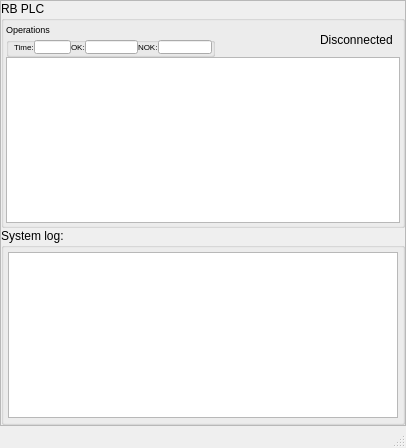
<?xml version="1.0" encoding="UTF-8"?>
<ui version="4.0">
 <class>MainWindow</class>
 <widget class="QMainWindow" name="MainWindow">
  <property name="geometry">
   <rect>
    <x>0</x>
    <y>0</y>
    <width>406</width>
    <height>448</height>
   </rect>
  </property>
  <property name="sizePolicy">
   <sizepolicy hsizetype="Preferred" vsizetype="Preferred">
    <horstretch>0</horstretch>
    <verstretch>0</verstretch>
   </sizepolicy>
  </property>
  <property name="minimumSize">
   <size>
    <width>406</width>
    <height>448</height>
   </size>
  </property>
  <property name="maximumSize">
   <size>
    <width>406</width>
    <height>448</height>
   </size>
  </property>
  <property name="contextMenuPolicy">
   <enum>Qt::NoContextMenu</enum>
  </property>
  <property name="windowTitle">
   <string>RepoDest - Raportowanie przestojów</string>
  </property>
  <property name="windowIcon">
   <iconset resource="ico.qrc">
    <normaloff>:/ico/logo.png</normaloff>:/ico/logo.png</iconset>
  </property>
  <widget class="QWidget" name="centralWidget">
   <property name="sizePolicy">
    <sizepolicy hsizetype="Maximum" vsizetype="Maximum">
     <horstretch>0</horstretch>
     <verstretch>0</verstretch>
    </sizepolicy>
   </property>
   <property name="minimumSize">
    <size>
     <width>0</width>
     <height>0</height>
    </size>
   </property>
   <property name="maximumSize">
    <size>
     <width>16777215</width>
     <height>16777215</height>
    </size>
   </property>
   <property name="focusPolicy">
    <enum>Qt::NoFocus</enum>
   </property>
   <property name="toolTipDuration">
    <number>-1</number>
   </property>
   <layout class="QVBoxLayout" name="verticalLayout_2">
    <property name="spacing">
     <number>0</number>
    </property>
    <property name="leftMargin">
     <number>0</number>
    </property>
    <property name="topMargin">
     <number>0</number>
    </property>
    <property name="rightMargin">
     <number>0</number>
    </property>
    <property name="bottomMargin">
     <number>0</number>
    </property>
    <item>
     <widget class="QScrollArea" name="scrollArea">
      <property name="sizePolicy">
       <sizepolicy hsizetype="Expanding" vsizetype="Expanding">
        <horstretch>0</horstretch>
        <verstretch>0</verstretch>
       </sizepolicy>
      </property>
      <property name="minimumSize">
       <size>
        <width>0</width>
        <height>0</height>
       </size>
      </property>
      <property name="maximumSize">
       <size>
        <width>16777215</width>
        <height>16777215</height>
       </size>
      </property>
      <property name="verticalScrollBarPolicy">
       <enum>Qt::ScrollBarAsNeeded</enum>
      </property>
      <property name="horizontalScrollBarPolicy">
       <enum>Qt::ScrollBarAlwaysOff</enum>
      </property>
      <property name="sizeAdjustPolicy">
       <enum>QAbstractScrollArea::AdjustToContentsOnFirstShow</enum>
      </property>
      <property name="widgetResizable">
       <bool>true</bool>
      </property>
      <widget class="QWidget" name="scrollAreaWidgetContents">
       <property name="geometry">
        <rect>
         <x>0</x>
         <y>0</y>
         <width>404</width>
         <height>395</height>
        </rect>
       </property>
       <property name="sizePolicy">
        <sizepolicy hsizetype="Preferred" vsizetype="Preferred">
         <horstretch>0</horstretch>
         <verstretch>0</verstretch>
        </sizepolicy>
       </property>
       <layout class="QVBoxLayout" name="verticalLayout">
        <property name="spacing">
         <number>0</number>
        </property>
        <property name="leftMargin">
         <number>0</number>
        </property>
        <property name="topMargin">
         <number>0</number>
        </property>
        <property name="rightMargin">
         <number>0</number>
        </property>
        <property name="bottomMargin">
         <number>0</number>
        </property>
        <item>
         <layout class="QGridLayout" name="gridLayoutForStations">
          <property name="sizeConstraint">
           <enum>QLayout::SetDefaultConstraint</enum>
          </property>
          <property name="leftMargin">
           <number>0</number>
          </property>
          <property name="spacing">
           <number>0</number>
          </property>
          <item row="1" column="3">
           <layout class="QVBoxLayout" name="verticalLayout_4">
            <property name="spacing">
             <number>0</number>
            </property>
           </layout>
          </item>
          <item row="0" column="1">
           <widget class="QGroupBox" name="groupBoxSt10">
            <property name="minimumSize">
             <size>
              <width>323</width>
              <height>205</height>
             </size>
            </property>
            <property name="maximumSize">
             <size>
              <width>16777215</width>
              <height>16777215</height>
             </size>
            </property>
            <property name="title">
             <string>RB PLC</string>
            </property>
            <property name="flat">
             <bool>false</bool>
            </property>
            <layout class="QGridLayout" name="gridLayout">
             <property name="leftMargin">
              <number>2</number>
             </property>
             <property name="topMargin">
              <number>2</number>
             </property>
             <property name="rightMargin">
              <number>2</number>
             </property>
             <property name="bottomMargin">
              <number>2</number>
             </property>
             <property name="spacing">
              <number>0</number>
             </property>
             <item row="0" column="0">
              <layout class="QGridLayout" name="gridLayoutSt10">
               <property name="spacing">
                <number>0</number>
               </property>
               <item row="0" column="2">
                <widget class="QLabel" name="labelSt10Status">
                 <property name="sizePolicy">
                  <sizepolicy hsizetype="Maximum" vsizetype="Preferred">
                   <horstretch>0</horstretch>
                   <verstretch>0</verstretch>
                  </sizepolicy>
                 </property>
                 <property name="maximumSize">
                  <size>
                   <width>90</width>
                   <height>16777215</height>
                  </size>
                 </property>
                 <property name="text">
                  <string>Disconnected</string>
                 </property>
                </widget>
               </item>
               <item row="0" column="4">
                <widget class="QLabel" name="labelSt10Ico">
                 <property name="sizePolicy">
                  <sizepolicy hsizetype="Maximum" vsizetype="Maximum">
                   <horstretch>0</horstretch>
                   <verstretch>0</verstretch>
                  </sizepolicy>
                 </property>
                 <property name="maximumSize">
                  <size>
                   <width>32</width>
                   <height>32</height>
                  </size>
                 </property>
                 <property name="text">
                  <string/>
                 </property>
                 <property name="pixmap">
                  <pixmap resource="ico.qrc">:/ico/disconnected.png</pixmap>
                 </property>
                 <property name="scaledContents">
                  <bool>true</bool>
                 </property>
                </widget>
               </item>
               <item row="0" column="0">
                <widget class="QGroupBox" name="groupBoxSt10_2">
                 <property name="maximumSize">
                  <size>
                   <width>209</width>
                   <height>34</height>
                  </size>
                 </property>
                 <property name="font">
                  <font>
                   <pointsize>7</pointsize>
                  </font>
                 </property>
                 <property name="title">
                  <string>Operations</string>
                 </property>
                 <property name="flat">
                  <bool>true</bool>
                 </property>
                 <layout class="QHBoxLayout" name="horizontalLayout_6">
                  <property name="spacing">
                   <number>0</number>
                  </property>
                  <property name="leftMargin">
                   <number>5</number>
                  </property>
                  <property name="topMargin">
                   <number>0</number>
                  </property>
                  <property name="rightMargin">
                   <number>0</number>
                  </property>
                  <property name="bottomMargin">
                   <number>0</number>
                  </property>
                  <item>
                   <widget class="QLabel" name="staticSt10Time">
                    <property name="font">
                     <font>
                      <pointsize>6</pointsize>
                     </font>
                    </property>
                    <property name="text">
                     <string>Time:</string>
                    </property>
                   </widget>
                  </item>
                  <item>
                   <widget class="QLineEdit" name="lineEditSt10Time">
                    <property name="font">
                     <font>
                      <pointsize>6</pointsize>
                     </font>
                    </property>
                    <property name="text">
                     <string/>
                    </property>
                    <property name="readOnly">
                     <bool>true</bool>
                    </property>
                   </widget>
                  </item>
                  <item>
                   <widget class="QLabel" name="staticSt10Ok">
                    <property name="font">
                     <font>
                      <pointsize>6</pointsize>
                     </font>
                    </property>
                    <property name="text">
                     <string>OK:</string>
                    </property>
                   </widget>
                  </item>
                  <item>
                   <widget class="QLineEdit" name="lineEditSt10Ok">
                    <property name="font">
                     <font>
                      <pointsize>7</pointsize>
                     </font>
                    </property>
                    <property name="text">
                     <string/>
                    </property>
                    <property name="readOnly">
                     <bool>true</bool>
                    </property>
                   </widget>
                  </item>
                  <item>
                   <widget class="QLabel" name="staticSt10Nok">
                    <property name="font">
                     <font>
                      <pointsize>6</pointsize>
                     </font>
                    </property>
                    <property name="text">
                     <string>NOK:</string>
                    </property>
                   </widget>
                  </item>
                  <item>
                   <widget class="QLineEdit" name="lineEditSt10Nok">
                    <property name="font">
                     <font>
                      <pointsize>7</pointsize>
                     </font>
                    </property>
                    <property name="text">
                     <string/>
                    </property>
                    <property name="readOnly">
                     <bool>true</bool>
                    </property>
                   </widget>
                  </item>
                 </layout>
                </widget>
               </item>
               <item row="0" column="1">
                <spacer name="horizontalSpacer_2">
                 <property name="orientation">
                  <enum>Qt::Horizontal</enum>
                 </property>
                 <property name="sizeHint" stdset="0">
                  <size>
                   <width>40</width>
                   <height>20</height>
                  </size>
                 </property>
                </spacer>
               </item>
              </layout>
             </item>
             <item row="2" column="0">
              <widget class="QPlainTextEdit" name="plainTextEditSt10">
               <property name="layoutDirection">
                <enum>Qt::LeftToRight</enum>
               </property>
               <property name="autoFillBackground">
                <bool>false</bool>
               </property>
               <property name="readOnly">
                <bool>true</bool>
               </property>
              </widget>
             </item>
            </layout>
           </widget>
          </item>
          <item row="1" column="1">
           <widget class="QGroupBox" name="systemLogBox">
            <property name="title">
             <string>System log:</string>
            </property>
            <layout class="QGridLayout" name="gridLayout_14">
             <property name="leftMargin">
              <number>4</number>
             </property>
             <property name="topMargin">
              <number>4</number>
             </property>
             <property name="rightMargin">
              <number>4</number>
             </property>
             <property name="bottomMargin">
              <number>4</number>
             </property>
             <item row="0" column="0">
              <widget class="QPlainTextEdit" name="plainTextSystemLog">
               <property name="readOnly">
                <bool>true</bool>
               </property>
              </widget>
             </item>
            </layout>
           </widget>
          </item>
         </layout>
        </item>
       </layout>
      </widget>
     </widget>
    </item>
   </layout>
  </widget>
  <widget class="QStatusBar" name="statusBar"/>
  <widget class="QMenuBar" name="menuBar">
   <property name="geometry">
    <rect>
     <x>0</x>
     <y>0</y>
     <width>406</width>
     <height>26</height>
    </rect>
   </property>
  </widget>
 </widget>
 <layoutdefault spacing="6" margin="11"/>
 <resources>
  <include location="ico.qrc"/>
 </resources>
 <connections/>
</ui>
